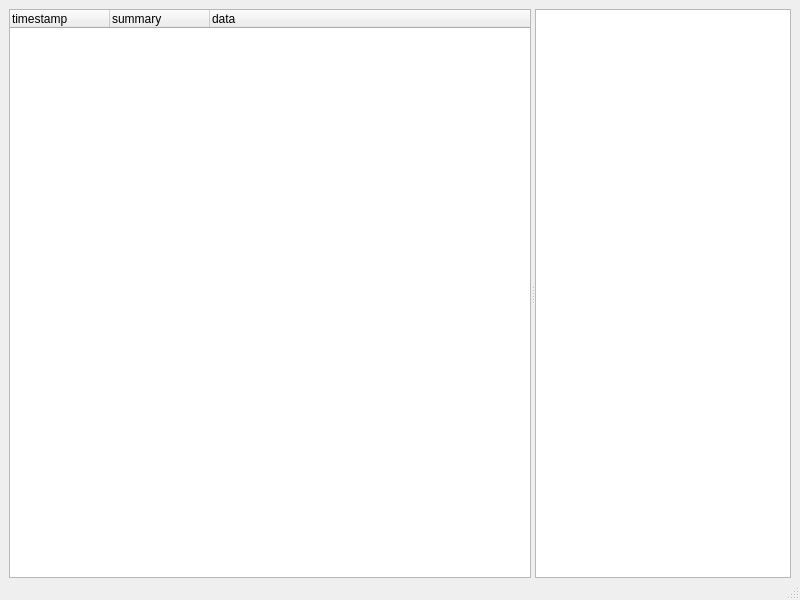
<?xml version="1.0" encoding="UTF-8"?>
<ui version="4.0">
 <class>MainWindow</class>
 <widget class="QMainWindow" name="MainWindow">
  <property name="geometry">
   <rect>
    <x>0</x>
    <y>0</y>
    <width>800</width>
    <height>600</height>
   </rect>
  </property>
  <property name="sizePolicy">
   <sizepolicy hsizetype="Expanding" vsizetype="Expanding">
    <horstretch>0</horstretch>
    <verstretch>0</verstretch>
   </sizepolicy>
  </property>
  <property name="windowTitle">
   <string>ViewSB</string>
  </property>
  <widget class="QWidget" name="centralwidget">
   <layout class="QGridLayout" name="gridLayout">
    <property name="bottomMargin">
     <number>0</number>
    </property>
    <property name="verticalSpacing">
     <number>6</number>
    </property>
    <item row="0" column="0">
     <widget class="QWidget" name="widget" native="true">
      <layout class="QHBoxLayout" name="horizontalLayout">
       <property name="spacing">
        <number>6</number>
       </property>
       <property name="leftMargin">
        <number>0</number>
       </property>
       <property name="topMargin">
        <number>0</number>
       </property>
       <property name="rightMargin">
        <number>0</number>
       </property>
       <property name="bottomMargin">
        <number>0</number>
       </property>
       <item>
        <widget class="QSplitter" name="splitter">
         <property name="orientation">
          <enum>Qt::Horizontal</enum>
         </property>
         <widget class="QTreeWidget" name="usb_tree_widget">
          <property name="sizePolicy">
           <sizepolicy hsizetype="Expanding" vsizetype="Expanding">
            <horstretch>3</horstretch>
            <verstretch>0</verstretch>
           </sizepolicy>
          </property>
          <property name="layoutDirection">
           <enum>Qt::LeftToRight</enum>
          </property>
          <property name="sortingEnabled">
           <bool>false</bool>
          </property>
          <property name="columnCount">
           <number>3</number>
          </property>
          <column>
           <property name="text">
            <string>timestamp</string>
           </property>
          </column>
          <column>
           <property name="text">
            <string>summary</string>
           </property>
          </column>
          <column>
           <property name="text">
            <string>data</string>
           </property>
          </column>
         </widget>
         <widget class="QListWidget" name="usb_details_table_widget"/>
        </widget>
       </item>
      </layout>
     </widget>
    </item>
   </layout>
  </widget>
  <widget class="QMenuBar" name="menubar">
   <property name="geometry">
    <rect>
     <x>0</x>
     <y>0</y>
     <width>800</width>
     <height>24</height>
    </rect>
   </property>
  </widget>
  <widget class="QStatusBar" name="statusbar"/>
 </widget>
 <resources/>
 <connections/>
</ui>
